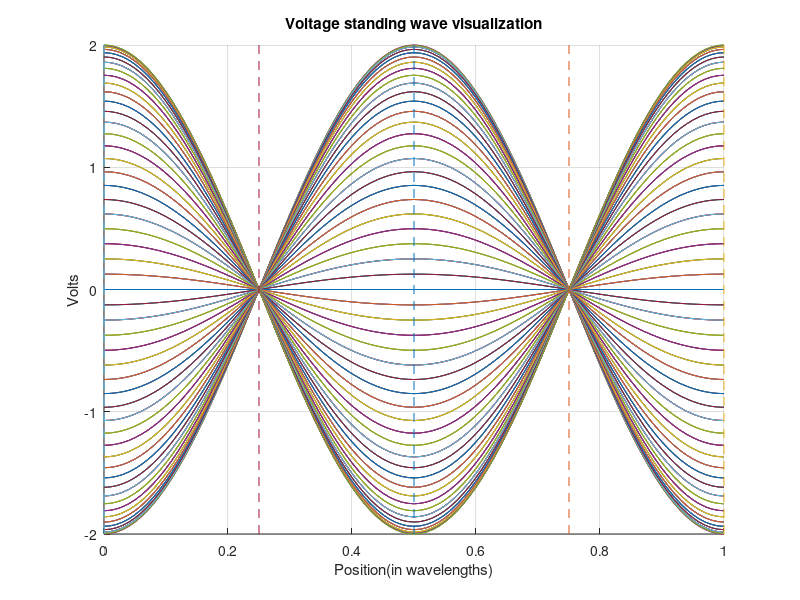

The MATLAB script that drew this image:
close all

%period
T = 1;

%wavelength
lambda = 1;

%wave number
B = 2 * pi / lambda;

%angular speed
w = 2 * pi / T;

%time resolution
dt = 0.01;

%line length
l = 1 * lambda;

%position
z = 0:0.01:l;

%reflection coefficient
gamma = 1.0

%phase(turns into a sine wave)
phi = 0;

figure()
axis([0 l -2 2])
hold on
for t = 0:dt:2*T
    v = cos( w*t - B*z + phi ) + gamma*cos( w*t + B*z + phi );
    plot(z,v);
end

%plot quarter wavelength lines
for x = 0:0.25:B
    plot([x x],[-2,2], '--')
end

ylabel('Volts')
xlabel('Position(in wavelengths)')
grid on
title('Voltage standing wave visualization')